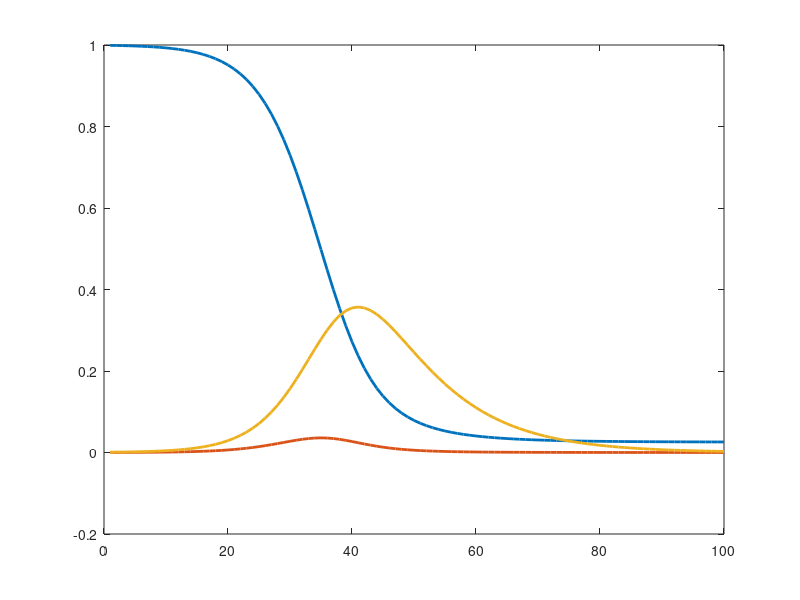

Recreate this plot in MATLAB. (Note: this script raises an error after producing the figure.)
% SEIR: Euler Method

clear; close all; clc;

t=100;      % day
re=0.001;   % recover rate per time step
dt=t*re;
Brn=3.6;    % Basic reproductive number
a=14;

N=10010;
S=zeros(1,t); E=N; I=N; R=N;

S(1)=10000/N; E(1)=5/N; I(1)=5/N; R(1)=0/N;

for ik=2:t
    S(ik)=S(ik-1)+dt*(-Brn*S(ik-1)*I(ik-1));
    E(ik)=E(ik-1)+dt*(Brn*S(ik-1)*I(ik-1)-a*E(ik-1));
    I(ik)=I(ik-1)+dt*(a*E(ik-1)-I(ik-1));
    R(ik)=R(ik-1)+dt*I(ik-1);   
end    

plot(S,'LineWidth',2)
hold on
plot(E,'LineWidth',2)
hold on
plot(I,'LineWidth',2)
hold on S
plot(R,'LineWidth',2)
title("N=10010, S=10000, E=5, I=5, R=0, Brn=3.6, 100days, recover rate=0.001")
legend("S: Susceptible","E: Exposed","I: Infectious","R: Recovered")
saveas(gcf,"SEIR_Euler.jpg")
